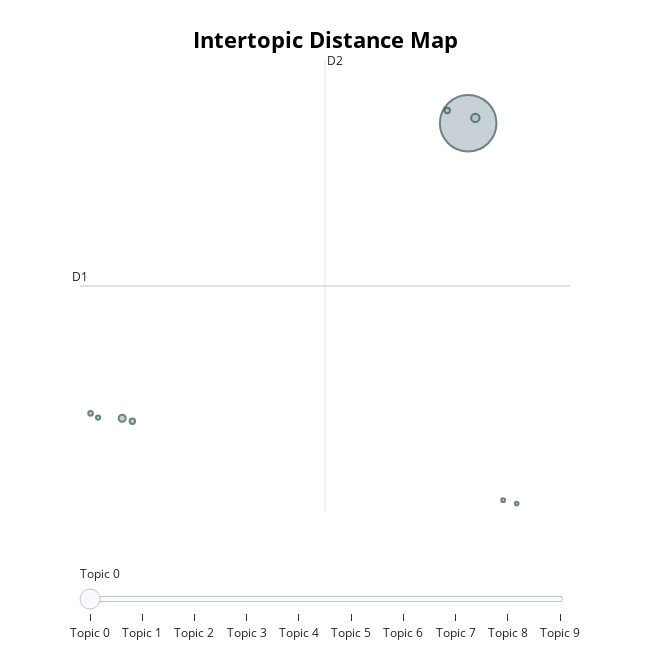

This figure's notebook cell:
### Code cell
topic_model.visualize_topics()

### Figure 1 — Plotly figure (JSON) as saved in the notebook; plotly's stock layout.template omitted (floating-point values rounded to 4 significant figures)
{"data": [{"customdata": [[8.124, 33.53, 0, "af | at | til | og | for", 19611], [null, null, 1, "øvrigt | forsøge | forventning | forventninger | forventningsprincip", 1210], [8.315, 34.08, 2, "skat | aspx | href | target | _blank", 427], [-1.025, 3.029, 3, "frifundet | skatteministeriet | blev | derfor | baggrund", 306], [-0.7561, 2.724, 4, "frifundet | herefter | skatteministeriet | blev | øvrigt", 179], [7.573, 34.84, 5, "skat | dk | href | target | _blank", 178], [-1.861, 3.544, 6, "stadfæstede | landsretten | byretsdommen | dom | byrettens", 136], [-1.663, 3.102, 7, "span | strong | frifundet | skatteministeriet | blev", 107], [9.051, -5.434, 8, "oktober | pr | genoptaget | ekstraordinært | henblik", 86], [9.407, -5.79, 9, "ekstraordinært | genoptaget | pr | oktober | henblik", 79]], "hovertemplate": "<b>Topic %{customdata[2]}</b><br>Words: %{customdata[3]}<br>Size: %{customdata[4]}", "legendgroup": "", "marker": {"color": "#B0BEC5", "line": {"color": "DarkSlateGrey", "width": 2}, "size": [19611, 1210, 427, 306, 179, 178, 136, 107, 86, 79], "sizemode": "area", "sizeref": 12.26, "symbol": "circle"}, "mode": "markers", "name": "", "orientation": "v", "showlegend": false, "type": "scatter", "x": [8.124, null, 8.315, -1.025, -0.7561, 7.573, -1.861, -1.663, 9.051, 9.407], "xaxis": "x", "y": [33.53, null, 34.08, 3.029, 2.724, 34.84, 3.544, 3.102, -5.434, -5.79], "yaxis": "y"}], "layout": {"annotations": [{"showarrow": false, "text": "D1", "x": -2.141, "y": 16.71, "yshift": 10}, {"showarrow": false, "text": "D2", "x": 4.339, "xshift": 10, "y": 40.07}], "height": 650, "hoverlabel": {"bgcolor": "white", "font": {"family": "Rockwell", "size": 16}}, "legend": {"itemsizing": "constant", "tracegroupgap": 0}, "margin": {"t": 60}, "shapes": [{"line": {"color": "#CFD8DC", "width": 2}, "type": "line", "x0": 4.339, "x1": 4.339, "y0": -6.659, "y1": 40.07}, {"line": {"color": "#9E9E9E", "width": 2}, "type": "line", "x0": -2.141, "x1": 10.82, "y0": 16.71, "y1": 16.71}], "sliders": [{"active": 0, "pad": {"t": 50}, "steps": [{"args": [{"marker.color": [["red", "#B0BEC5", "#B0BEC5", "#B0BEC5", "#B0BEC5", "#B0BEC5", "#B0BEC5", "#B0BEC5", "#B0BEC5", "#B0BEC5"]]}], "label": "Topic 0", "method": "update"}, {"args": [{"marker.color": [["#B0BEC5", "red", "#B0BEC5", "#B0BEC5", "#B0BEC5", "#B0BEC5", "#B0BEC5", "#B0BEC5", "#B0BEC5", "#B0BEC5"]]}], "label": "Topic 1", "method": "update"}, {"args": [{"marker.color": [["#B0BEC5", "#B0BEC5", "red", "#B0BEC5", "#B0BEC5", "#B0BEC5", "#B0BEC5", "#B0BEC5", "#B0BEC5", "#B0BEC5"]]}], "label": "Topic 2", "method": "update"}, {"args": [{"marker.color": [["#B0BEC5", "#B0BEC5", "#B0BEC5", "red", "#B0BEC5", "#B0BEC5", "#B0BEC5", "#B0BEC5", "#B0BEC5", "#B0BEC5"]]}], "label": "Topic 3", "method": "update"}, {"args": [{"marker.color": [["#B0BEC5", "#B0BEC5", "#B0BEC5", "#B0BEC5", "red", "#B0BEC5", "#B0BEC5", "#B0BEC5", "#B0BEC5", "#B0BEC5"]]}], "label": "Topic 4", "method": "update"}, {"args": [{"marker.color": [["#B0BEC5", "#B0BEC5", "#B0BEC5", "#B0BEC5", "#B0BEC5", "red", "#B0BEC5", "#B0BEC5", "#B0BEC5", "#B0BEC5"]]}], "label": "Topic 5", "method": "update"}, {"args": [{"marker.color": [["#B0BEC5", "#B0BEC5", "#B0BEC5", "#B0BEC5", "#B0BEC5", "#B0BEC5", "red", "#B0BEC5", "#B0BEC5", "#B0BEC5"]]}], "label": "Topic 6", "method": "update"}, {"args": [{"marker.color": [["#B0BEC5", "#B0BEC5", "#B0BEC5", "#B0BEC5", "#B0BEC5", "#B0BEC5", "#B0BEC5", "red", "#B0BEC5", "#B0BEC5"]]}], "label": "Topic 7", "method": "update"}, {"args": [{"marker.color": [["#B0BEC5", "#B0BEC5", "#B0BEC5", "#B0BEC5", "#B0BEC5", "#B0BEC5", "#B0BEC5", "#B0BEC5", "red", "#B0BEC5"]]}], "label": "Topic 8", "method": "update"}, {"args": [{"marker.color": [["#B0BEC5", "#B0BEC5", "#B0BEC5", "#B0BEC5", "#B0BEC5", "#B0BEC5", "#B0BEC5", "#B0BEC5", "#B0BEC5", "red"]]}], "label": "Topic 9", "method": "update"}]}], "title": {"font": {"color": "Black", "size": 22}, "text": "<b>Intertopic Distance Map", "x": 0.5, "xanchor": "center", "y": 0.95, "yanchor": "top"}, "width": 650, "xaxis": {"anchor": "y", "domain": [0, 1], "range": [-2.141, 10.82], "title": {"text": ""}, "visible": false}, "yaxis": {"anchor": "x", "domain": [0, 1], "range": [-6.659, 40.07], "title": {"text": ""}, "visible": false}}}
